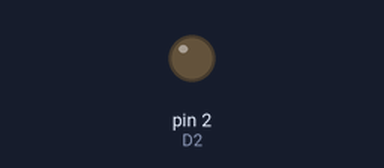
Bench run of a sketch on a simulated Arduino Uno, built with avr-gcc and run on an emulated ATmega328P. Shown: output pins drawn as LEDs (lit = HIGH).

Above: at 1.0 s.
At 3.0 s:
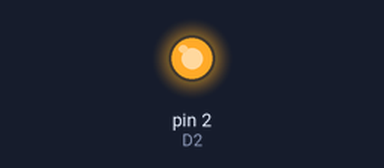
Timing chart, 0 to 5.2 s (numbered marks = the images above):
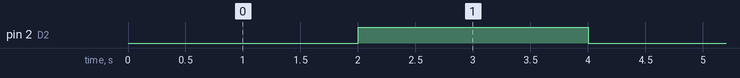

Measured:
- by itself, pin 2 (D2): alternates HIGH for 2.0 s and LOW for 2.0 s

The sketch:

nano_test.ino
```cpp
#define D2 2
void setup() {
  // put your setup code here, to run once:
   pinMode(D2, OUTPUT);
}

void loop() {
  // put your main code here, to run repeatedly:
  delay(2000);
  digitalWrite( D2, HIGH );
  delay(2000);
  digitalWrite( D2, LOW );
}
```
